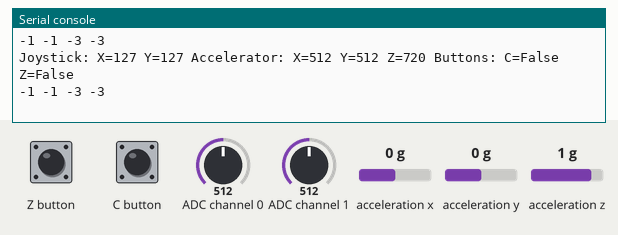
This program was run on a simulated ESP8266 board running MicroPython. On the bench: the last lines printed to the serial console. The test bench sets the inputs (shaded band); at power-on: ADC channel 1 = 512, Z button HIGH, C button HIGH, ADC channel 0 = 512, acceleration x 0 g, acceleration y 0 g, acceleration z 1 g (analog values on the 0–1023 scale).

Above: at 2.9 s.
3.0 s: ADC channel 1 set to 413
At 3.01 s:
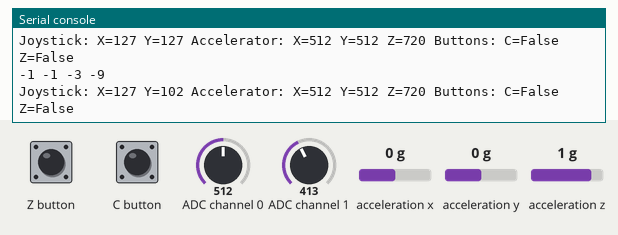
4.5 s: ADC channel 1 set to 387
At 4.63 s:
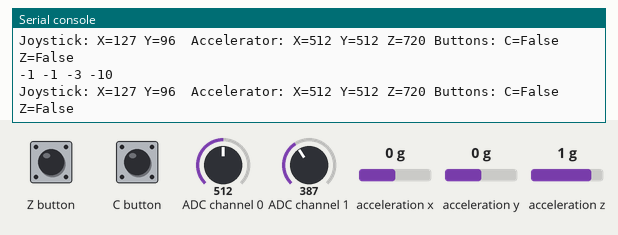
Timing chart, 0 to 7.5 s (numbered marks = the images above; inputs shaded):
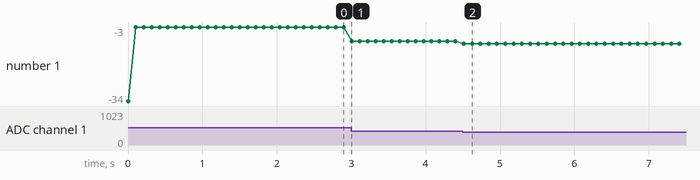

Measured:
- the behaviour switches between 402 and 401 on ADC channel 1 (found by bisection; images 1 and 2)
- after the input at 3.0 s, the serial console: prints a new line at once (image 1)
- after the input at 4.5 s, the serial console: prints a new line at once (image 2)
- plotted number 1: -3 → -9 after the input at 3.0 s, -9 → -10 after the input at 4.5 s

The program:

nunchuck_test.py
```python
import machine
import time

import nunchuck

nun = nunchuck.Nunchuck(machine.I2C(
        scl=machine.Pin(5),
        sda=machine.Pin(4),
        freq=100000
        ))

x = 0
y = 0
while True:
    if not nun.joystick_center():
        if nun.joystick_up():
            y += 1
        elif nun.joystick_down():
            y -= 1
        if nun.joystick_left():
            x -= 1
        elif nun.joystick_right():
            x += 1
    print(x, y, nun.joystick_x(), nun.joystick_y())

    j = nun.joystick()
    a = nun.accelerator()
    b = nun.buttons()
    print("Joystick: X={0: <3} Y={1: <3} Accelerator: X={2: <3} Y={3: <3} Z={4: <3} Buttons: C={5} Z={6}".format(
            j[0], j[1],
            a[0], a[1], a[2],
            b[0], b[1]
            ))

    time.sleep_ms(100)
```

nunchuck.py
```python
import machine
import time

class Nunchuck(object):
    """The Nunchuk object presents the sensor readings in a polling way.
    Based on the fact that the controller does communicate using I2C we
    cannot make it push sensor changes by using interrupts or similar
    facilities. Instead a polling mechanism is implemented, which updates
    the sensor readings based on "intent-driven" regular updates.

    If the "polling" way of updating the sensor readings is not sufficient
    a timer interrupt could be used to poll the controller. The
    corresponding update() method does not allocate memory and thereby
    could directly be used as an callback method for a timer interrupt."""

    def __init__(self, i2c, poll=True):
        """Initialize the Nunchuk controller. If no polling is desired it
        can be disabled. Only one controller is possible on one I2C bus,
        because the address of the controller is fixed.
        The maximum stable I2C bus rate is 100kHz (200kHz seem to work on
        mine as well, 400kHz does not)."""
        self.i2c = i2c
        self.address = 0x52
        self.buffer = bytearray(b'\x00\x00\x00\x00\x00\x00')
        # There are two initialization sequences documented.
        #self.i2c.writeto(self.address, b'\x40\x00')
        #self.i2c.writeto(self.address, b'\x00')
        self.i2c.writeto(self.address, b'\xf0\x55')
        self.i2c.writeto(self.address, b'\xfb\x00')
        self.last_poll = time.ticks_ms()
        if poll:
            # Only poll every 50 milliseconds
            self.polling_threshold = 50
        else:
            # If no polling is desired we disable it completely
            self.polling_threshold = -1

    def update(self):
        """Requests a sensor readout from the controller and receives the
        six data bits afterwards."""
        self.i2c.writeto(self.address, b'\x00')
        self.i2c.readfrom_into(self.address, self.buffer)

    def __poll(self):
        """Poll the sensor readouts if necessary."""
        if time.ticks_diff(time.ticks_ms(), self.last_poll) > self.polling_threshold:
            self.update()

    def accelerator(self):
        """Retrieve the three axis of the last accelerometer reading.
        Returns a tuple of three elements: The x, y and z axis"""
        self.__poll()
        return ((self.buffer[2] << 2) + ((self.buffer[5] << 4) >> 6),
            (self.buffer[3] << 2) + ((self.buffer[5] << 2 ) >> 6),
            (self.buffer[4] << 2) + (self.buffer[5] >> 6))

    def buttons(self):
        """Returns a tuple representing the states of the button C and Z
        (in this order). The values are True if the corresponding button
        is being pressed and False otherwise."""
        self.__poll()
        return (not (self.buffer[5] & 2 == 2), not (self.buffer[5] & 1 == 1))

    def joystick(self):
        """Get the X and Y positions of the thumb joystick. For both axis
        a value of 0 means left, ~136 center and 255 right position."""
        self.__poll()
        return (self.buffer[0], self.buffer[1])

    def joystick_left(self):
        """Returns True if the joystick is being held to the left side."""
        self.__poll()
        return self.buffer[0] < 55

    def joystick_right(self):
        """Returns True if the joystick is being held to the right side."""
        self.__poll()
        return self.buffer[0] > 200

    def joystick_up(self):
        """Returns True if the joystick is being held to the upper side."""
        self.__poll()
        return self.buffer[1] > 200

    def joystick_down(self):
        """Returns True if the joystick is being held to the lower side."""
        self.__poll()
        return self.buffer[1] < 55

    def joystick_center(self):
        """Returns True if the joystick is not moved away fromthe center
        position."""
        self.__poll()
        return self.buffer[0] > 100 and self.buffer[0] < 155 and self.buffer[1] > 100 and self.buffer[1] < 155

    def joystick_x(self):
        # Returns "normalized" x axis values
        self.__poll()
        return (self.buffer[0] >> 2) - 34

    def joystick_y(self):
        # Returns "normalized" x axis values
        self.__poll()
        return (self.buffer[1] >> 2) - 34
```
